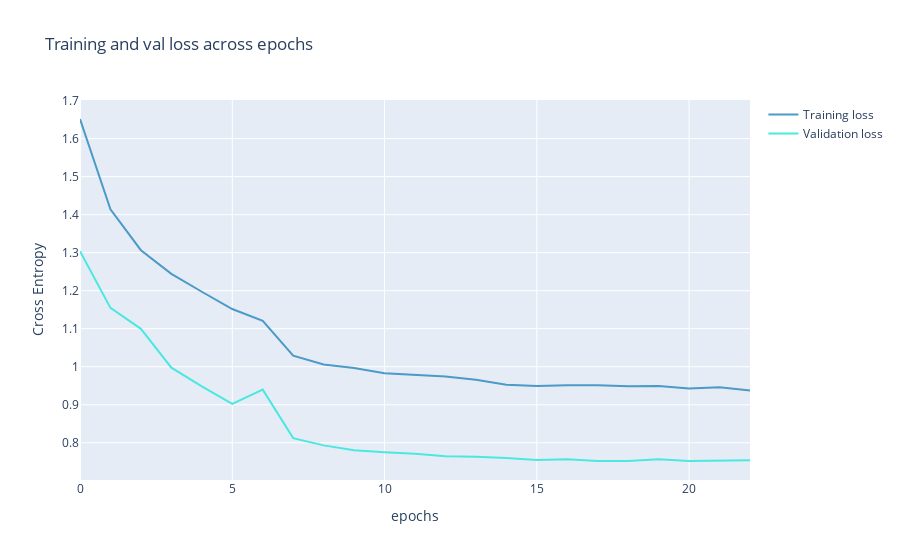

The notebook cell this image was saved under:
### Code cell
# VISUALIZE TRAINING AND VALIDATION LOSS

# Define color palette for consistent, professional visualization
color_chart = ["#4B9AC7", "#4BE8E0", "#9DD4F3", "#97FBF6", "#2A7FAF", "#23B1AB", "#0E3449", "#015955"]

# Create interactive line plot using Plotly
fig = go.Figure(data=[
                      go.Scatter(
                          y=history["loss"],           # Training loss values from history
                          name="Training loss",
                          mode="lines",
                          marker=dict(
                              color=color_chart[0]      # Blue color for training
                          )),
                      go.Scatter(
                          y=history["val_loss"],       # Validation loss values from history
                          name="Validation loss",
                          mode="lines",
                          marker=dict(
                              color=color_chart[1]      # Teal color for validation
                          ))
])

# Configure plot layout and labels
fig.update_layout(
    title='Training and val loss across epochs',
    xaxis_title='epochs',
    yaxis_title='Cross Entropy'    
)
fig.show()

### Figure 1 — Plotly figure (JSON) as saved in the notebook; plotly's stock layout.template omitted (floating-point values rounded to 4 significant figures)
{"data": [{"marker": {"color": "#4B9AC7"}, "mode": "lines", "name": "Training loss", "type": "scatter", "y": [1.652, 1.414, 1.306, 1.244, 1.197, 1.152, 1.121, 1.029, 1.006, 0.9968, 0.9831, 0.979, 0.9743, 0.9657, 0.9524, 0.9496, 0.9516, 0.9513, 0.9484, 0.9493, 0.9428, 0.9458, 0.9374]}, {"marker": {"color": "#4BE8E0"}, "mode": "lines", "name": "Validation loss", "type": "scatter", "y": [1.304, 1.155, 1.1, 0.9976, 0.9483, 0.9025, 0.9398, 0.8122, 0.7931, 0.7806, 0.7753, 0.7714, 0.7643, 0.763, 0.7597, 0.7546, 0.7566, 0.7521, 0.7521, 0.7569, 0.7521, 0.7523, 0.7544]}], "layout": {"title": {"text": "Training and val loss across epochs"}, "xaxis": {"title": {"text": "epochs"}}, "yaxis": {"title": {"text": "Cross Entropy"}}}}
